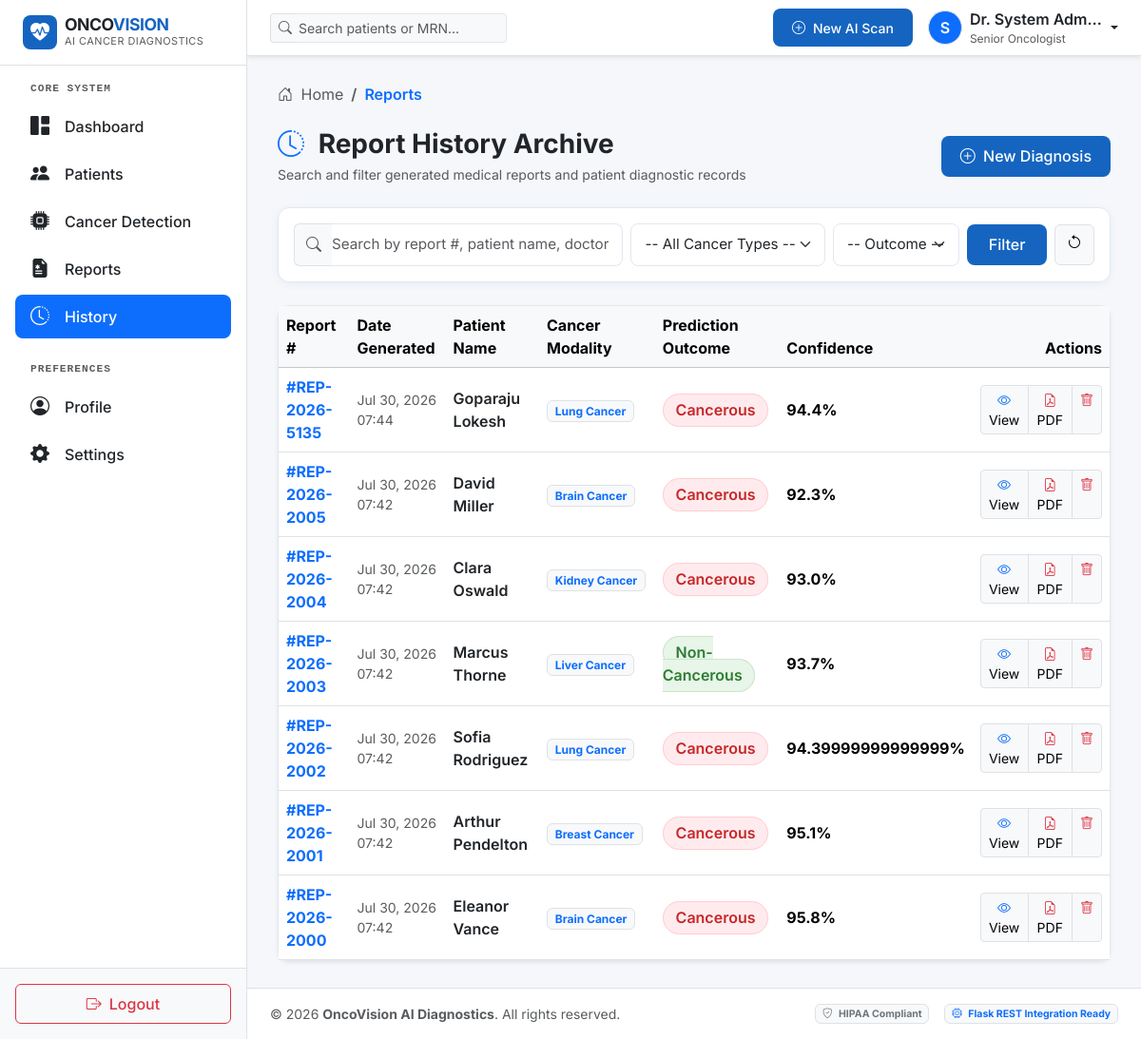
Screenshot of /reports/history/ (signed in) with the database file from the repository.
### accounts/models.py (models this page shows, shortened)
class UserProfile(models.Model):
    user = models.OneToOneField(User, on_delete=models.CASCADE, related_name='profile')
    avatar = models.ImageField(upload_to='avatars/', null=True, blank=True)
    phone = models.CharField(max_length=20, blank=True, default='+1 (555) 019-2834')
    title = models.CharField(max_length=100, default='Senior Oncologist')
    department = models.CharField(max_length=100, default='Diagnostic Oncology & Radiology')
    bio = models.TextField(blank=True, default='Board-certified oncologist specializing in early-stage detection and AI-assisted clinical workflow integration.')
    created_at = models.DateTimeField(auto_now_add=True)

### reports/models.py (models this page shows, shortened)
class MedicalReport(models.Model):
    diagnosis = models.OneToOneField(Diagnosis, on_delete=models.CASCADE, related_name='report')
    report_number = models.CharField(max_length=50, unique=True)
    doctor_notes = models.TextField(blank=True)
    treatment_guidelines = models.TextField(blank=True)
    created_at = models.DateTimeField(auto_now_add=True)
    class Meta:
        ordering = ['-created_at']

### diagnosis/models.py (models this page shows, shortened)
class Diagnosis(models.Model):
    CANCER_TYPES = [
        ('Brain Cancer', 'Brain Cancer'),
        ('Breast Cancer', 'Breast Cancer'),
        ('Lung Cancer', 'Lung Cancer'),
        ('Liver Cancer', 'Liver Cancer'),
        ('Kidney Cancer', 'Kidney Cancer'),
    ]
    PREDICTION_CHOICES = [
        ('Cancerous', 'Cancerous'),
        ('Non-Cancerous', 'Non-Cancerous'),
    ]
    patient = models.ForeignKey(Patient, on_delete=models.CASCADE, related_name='diagnoses')
    cancer_type = models.CharField(max_length=50, choices=CANCER_TYPES, default='Brain Cancer')
    medical_image = models.ImageField(upload_to='scans/')
    prediction = models.CharField(max_length=20, choices=PREDICTION_CHOICES, default='Cancerous')
    confidence = models.FloatField(default=95.0)
    probability = models.FloatField(default=0.95)
    processing_time = models.FloatField(default=1.20)
    estimated_stage = models.CharField(max_length=50, default='Stage II (Localized)')
    model_explanation = models.TextField(blank=True)
    status = models.CharField(max_length=20, default='Completed')
    created_at = models.DateTimeField(auto_now_add=True)
    class Meta:
        ordering = ['-created_at']
        verbose_name_plural = 'Diagnoses'

### patients/models.py (models this page shows, shortened)
class Patient(models.Model):
    GENDER_CHOICES = [
        ('Male', 'Male'),
        ('Female', 'Female'),
        ('Other', 'Other'),
    ]
    BLOOD_GROUP_CHOICES = [
        ('A+', 'A+'),
        ('A-', 'A-'),
        ('B+', 'B+'),
        ('B-', 'B-'),
        ('AB+', 'AB+'),
        ('AB-', 'AB-'),
        ('O+', 'O+'),
        ('O-', 'O-'),
    ]
    first_name = models.CharField(max_length=50)
    last_name = models.CharField(max_length=50)
    age = models.IntegerField()
    gender = models.CharField(max_length=10, choices=GENDER_CHOICES)
    blood_group = models.CharField(max_length=5, choices=BLOOD_GROUP_CHOICES)
    phone = models.CharField(max_length=20)
    email = models.EmailField(blank=True, null=True)
    address = models.TextField(blank=True)
    doctor_name = models.CharField(max_length=100, default='Dr. Sarah Jenkins')
    medical_notes = models.TextField(blank=True)
    created_at = models.DateTimeField(auto_now_add=True)
    updated_at = models.DateTimeField(auto_now=True)
    class Meta:
        ordering = ['-created_at']
    @property
    def full_name(self):
        return f"{self.first_name} {self.last_name}"

### reports/views.py (the view, shortened to what this page needs)
# urls.py: path('history/', views.ReportHistoryListView.as_view(), name='history'),
class ReportHistoryListView(LoginRequiredMixin, ListView):
    model = MedicalReport
    template_name = 'reports/report_history.html'
    context_object_name = 'reports'
    paginate_by = 8
    def get_queryset(self):
        queryset = MedicalReport.objects.select_related('diagnosis', 'diagnosis__patient').all()
        query = self.request.GET.get('q')
        cancer_type = self.request.GET.get('cancer_type')
        prediction = self.request.GET.get('prediction')
        if cancer_type:
            queryset = queryset.filter(diagnosis__cancer_type=cancer_type)
        if prediction:
            queryset = queryset.filter(diagnosis__prediction=prediction)
        return queryset
    def get_context_data(self, **kwargs):
        context = super().get_context_data(**kwargs)
        context['search_query'] = self.request.GET.get('q', '')
        context['selected_cancer_type'] = self.request.GET.get('cancer_type', '')
        context['selected_prediction'] = self.request.GET.get('prediction', '')
        context['cancer_types'] = [ct[0] for ct in Diagnosis.CANCER_TYPES]
        return context

### templates/reports/report_history.html (shortened to what this page needs)
{% extends 'base/base.html' %}
{% block content %}
<div class="d-flex flex-column flex-md-row justify-content-between align-items-md-center gap-3 mb-4">
    <div>
        <h3 class="fw-bold text-dark mb-1"><i class="bi bi-clock-history text-primary me-2"></i> Report History Archive</h3>
        <p class="text-muted small mb-0">Search and filter generated medical reports and patient diagnostic records</p>
    </div>
    <a href="{% url 'diagnosis:select' %}" class="btn btn-primary-med">
        <i class="bi bi-plus-circle me-1"></i> New Diagnosis
    </a>
</div>
<div class="card med-card p-3 mb-4">
    <form method="GET" class="row g-2 align-items-center">
        <div class="col-12 col-md-5">
            <div class="input-group">
                <span class="input-group-text bg-light border-end-0"><i class="bi bi-search text-muted"></i></span>
                <input type="text" name="q" class="form-control border-start-0 ps-0" placeholder="Search by report #, patient name, doctor..." value="{{ search_query }}">
            </div>
        </div>
        <div class="col-6 col-md-3">
            <select name="cancer_type" class="form-select">
                <option value="">-- All Cancer Types --</option>
            </select>
        </div>
        <div class="col-6 col-md-2">
            <select name="prediction" class="form-select">
                <option value="">-- Outcome --</option>
            </select>
        </div>
        <div class="col-12 col-md-2 d-flex gap-2">
            <button type="submit" class="btn btn-primary-med w-100">Filter</button>
            <a href="{% url 'reports:history' %}" class="btn btn-light border" title="Reset Filters"><i class="bi bi-arrow-counterclockwise"></i></a>
        </div>
    </form>
</div>
<div class="card med-card shadow-sm">
    <div class="table-responsive">
        <table class="table table-hover align-middle mb-0">
            <thead class="table-light">
                <tr>
                    <th>Report #</th>
                    <th>Date Generated</th>
                    <th>Patient Name</th>
                    <th>Cancer Modality</th>
                    <th>Prediction Outcome</th>
                    <th>Confidence</th>
                    <th class="text-end">Actions</th>
                </tr>
            </thead>
            <tbody>
                {% for rep in reports %}
                    <tr>
                        <td class="fw-bold text-primary">#{{ rep.report_number }}</td>
                        <td class="small text-muted">{{ rep.created_at|date:"M d, Y H:i" }}</td>
                        <td>
                            <a href="{% url 'patients:detail' rep.diagnosis.patient.pk %}" class="fw-semibold text-decoration-none text-dark d-block">
                                {{ rep.diagnosis.patient.full_name }}
                            </a>
                        </td>
                        <td><span class="badge bg-light text-primary border">{{ rep.diagnosis.cancer_type }}</span></td>
                        <td>
                            {% if rep.diagnosis.prediction == 'Cancerous' %}
                                <span class="badge-cancerous">Cancerous</span>
                            {% else %}
                                <span class="badge-non-cancerous">Non-Cancerous</span>
                            {% endif %}
                        </td>
                        <td class="fw-bold">{{ rep.diagnosis.confidence }}%</td>
                        <td class="text-end">
                            <div class="btn-group btn-group-sm">
                                <a href="{% url 'reports:detail' rep.pk %}" class="btn btn-light border" title="View Full Report"><i class="bi bi-eye text-primary"></i> View</a>
                                <button type="button" onclick="simulatePDFDownload('{{ rep.report_number }}')" class="btn btn-light border" title="Download PDF"><i class="bi bi-file-earmark-pdf text-danger"></i> PDF</button>
                                <a href="{% url 'reports:delete' rep.pk %}" class="btn btn-light border" title="Delete Report"><i class="bi bi-trash text-danger"></i></a>
                            </div>
                        </td>
                    </tr>
                {% endfor %}
            </tbody>
        </table>
    </div>
</div>
{% endblock %}

### templates/base/navbar.html (shortened to what this page needs)
{% load static %}
<nav class="navbar navbar-expand-lg bg-white border-bottom px-4 py-2 sticky-top shadow-sm">
    <div class="container-fluid p-0">
        <form class="d-none d-md-flex align-items-center me-auto" action="{% url 'patients:list' %}" method="GET" style="max-width: 320px;">
            <div class="input-group input-group-sm">
                <span class="input-group-text bg-light border-end-0 text-muted"><i class="bi bi-search"></i></span>
                <input type="text" name="q" class="form-control bg-light border-start-0 ps-0" placeholder="Search patients or MRN..." aria-label="Search">
            </div>
        </form>
        <div class="d-flex align-items-center gap-3 ms-auto">
            <a href="{% url 'diagnosis:select' %}" class="btn btn-primary-med btn-sm d-flex align-items-center gap-2">
                <i class="bi bi-plus-circle"></i>
                <span class="d-none d-sm-inline">New AI Scan</span>
            </a>
            <div class="dropdown">
                <a href="#" class="d-flex align-items-center text-decoration-none dropdown-toggle text-dark" data-bs-toggle="dropdown" aria-expanded="false">
                    {% if user.profile.avatar %}
                        <img src="{{ user.profile.avatar.url }}" alt="Avatar" width="36" height="36" class="rounded-circle me-2 border">
                    {% else %}
                        <div class="rounded-circle bg-primary text-white d-flex align-items-center justify-content-center me-2 border" style="width:36px; height:36px; font-weight:600;">
                            {{ user.first_name|default:user.username|slice:":1"|upper }}
                        </div>
                    {% endif %}
                    <div class="d-none d-md-block text-start me-1">
                        <div class="fw-semibold text-truncate" style="max-width: 140px;">Dr. {{ user.get_full_name|default:user.username }}</div>
                        <div class="text-muted small" style="font-size: 0.75rem;">{{ user.profile.title|default:"Oncologist" }}</div>
                    </div>
                </a>
            </div>
        </div>
    </div>
</nav>

### static/css/style.css (style rules this page uses)
:root { --primary-color: #1565C0; --primary-hover: #0D47A1; --primary-light: #E3F2FD; --secondary-color: #26A69A; --secondary-hover: #00897B; --secondary-light: #E0F2F1; --bg-color: #F5F7FA; --card-bg: #FFFFFF; --text-primary: #2C3E50; --text-secondary: #6C757D; --text-muted: #9E9E9E; --border-color: #E2E8F0; --border-radius-sm: 8px; --border-radius-md: 12px; --border-radius-lg: 16px; --shadow-sm: 0 2px 8px rgba(21, 101, 192, 0.06); --shadow-md: 0 4px 16px rgba(21, 101, 192, 0.1); --shadow-lg: 0 8px 30px rgba(21, 101, 192, 0.15); --font-family: 'Inter', system-ui, -apple-system, sans-serif; --sidebar-width: 260px; }
body { font-family: var(--font-family); background-color: var(--bg-color); color: var(--text-primary); margin: 0; padding: 0; overflow-x: hidden; }
.med-card { background-color: var(--card-bg); border: 1px solid var(--border-color); border-radius: var(--border-radius-md); box-shadow: var(--shadow-sm); transition: transform 0.2s ease, box-shadow 0.2s ease; }
.btn-primary-med { background-color: var(--primary-color); color: #fff; border: none; font-weight: 500; padding: 0.6rem 1.25rem; border-radius: var(--border-radius-sm); transition: background-color 0.2s ease, box-shadow 0.2s ease; }
.badge-cancerous { background-color: #FFEBEE; color: #C62828; border: 1px solid #FFCDD2; font-weight: 600; padding: 0.4em 0.8em; border-radius: 50rem; }
.badge-non-cancerous { background-color: #E8F5E9; color: #2E7D32; border: 1px solid #C8E6C9; font-weight: 600; padding: 0.4em 0.8em; border-radius: 50rem; }

### static/css/forms.css (style rules this page uses)
.form-control, .form-select { border-radius: var(--border-radius-sm); border: 1px solid var(--border-color); padding: 0.65rem 0.9rem; font-size: 0.95rem; transition: border-color 0.15s ease-in-out, box-shadow 0.15s ease-in-out; }

### rows the page displays
MedicalReport: report_number "REP-2026-5135", created_at "Jul 30, 2026 07:44", diagnosis.patient.full_name "Goparaju Lokesh", diagnosis.cancer_type "Lung Cancer", shows "Cancerous", diagnosis.confidence "94.4"
MedicalReport: report_number "REP-2026-2005", created_at "Jul 30, 2026 07:42", diagnosis.patient.full_name "David Miller", diagnosis.cancer_type "Brain Cancer", shows "Cancerous", diagnosis.confidence "92.3"
MedicalReport: report_number "REP-2026-2004", created_at "Jul 30, 2026 07:42", diagnosis.patient.full_name "Clara Oswald", diagnosis.cancer_type "Kidney Cancer", shows "Cancerous", diagnosis.confidence "93.0"
MedicalReport: report_number "REP-2026-2003", created_at "Jul 30, 2026 07:42", diagnosis.patient.full_name "Marcus Thorne", diagnosis.cancer_type "Liver Cancer", shows "Non-Cancerous", diagnosis.confidence "93.7"
MedicalReport: report_number "REP-2026-2002", created_at "Jul 30, 2026 07:42", diagnosis.patient.full_name "Sofia Rodriguez", diagnosis.cancer_type "Lung Cancer", shows "Cancerous", diagnosis.confidence "94.39999999999999"
MedicalReport: report_number "REP-2026-2001", created_at "Jul 30, 2026 07:42", diagnosis.patient.full_name "Arthur Pendelton", diagnosis.cancer_type "Breast Cancer", shows "Cancerous", diagnosis.confidence "95.1"
MedicalReport: report_number "REP-2026-2000", created_at "Jul 30, 2026 07:42", diagnosis.patient.full_name "Eleanor Vance", diagnosis.cancer_type "Brain Cancer", shows "Cancerous", diagnosis.confidence "95.8"

### other values shown
{{ user.first_name|default:user.username|slice:":1"|upper }} "S"
{{ user.get_full_name|default:user.username }} "System Adm…"
{{ user.profile.title|default:"Oncologist" }} "Senior Oncologist"
{{ request.resolver_match.app_name }} "Reports"
